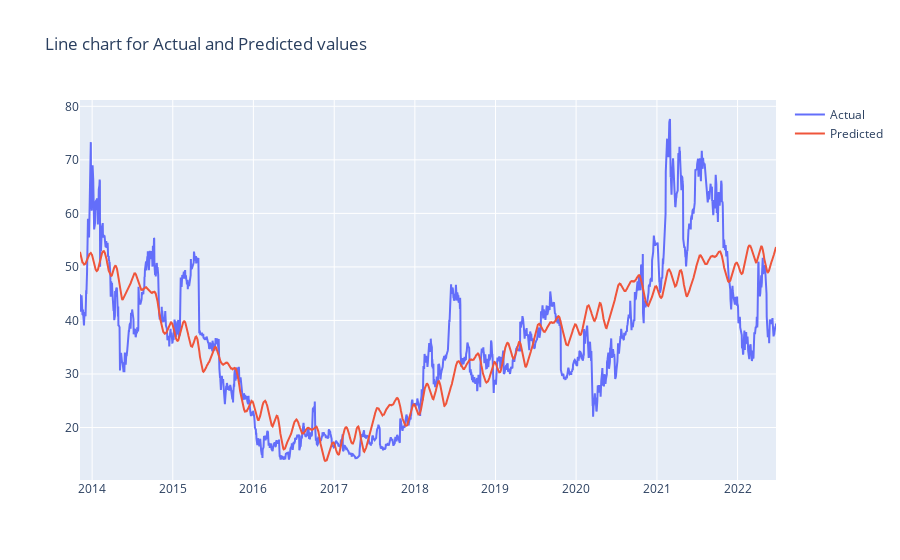

The code cell stored with this chart in its notebook:
### Code cell
# create the graph for comparison
fig = go.Figure()
fig.add_trace(go.Scatter(x=df2['ds'], y=y_true,
                    mode='lines',
                    name='Actual'))
fig.add_trace(go.Scatter(x=df2['ds'], y=y_pred,
                    mode='lines',
                    name='Predicted'))
fig['layout'].update(title='Line chart for Actual and Predicted values')
fig.show()

# Save the figure
fig.write_html("images/actual_vs_predicted_comparison.html")
fig.write_image("images/actual_vs_predicted_comparison.png")
print("Saved: images/actual_vs_predicted_comparison.html and images/actual_vs_predicted_comparison.png")

### Figure 1 — Plotly figure (JSON) as saved in the notebook; plotly's stock layout.template omitted (floating-point values rounded to 4 significant figures; data arrays with more than 128 entries replaced by an {"elided": "..."} marker saying what was removed)
{"data": [{"mode": "lines", "name": "Actual", "type": "scatter", "x": {"elided": "2172 str values"}, "y": {"elided": "2172 float values"}}, {"mode": "lines", "name": "Predicted", "type": "scatter", "x": {"elided": "2172 str values"}, "y": {"elided": "2172 float values"}}], "layout": {"title": {"text": "Line chart for Actual and Predicted values"}}}
